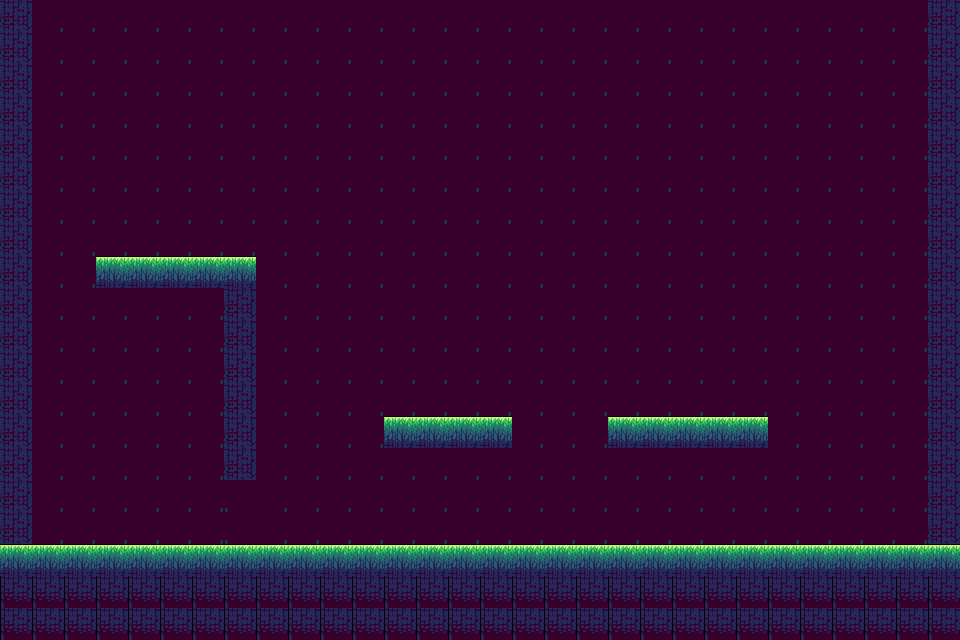

Tiled map render using the project's own tile images. Description and the whole map definition, tile-layer contents included, below:
An orthogonal 30x20 tile map with 32x32 px tiles, 2 tile layers (background, graphicGround) and 7 objects (g1, g2, g3, w1, w2, ...).

<map version="1.10" tiledversion="1.12.0" orientation="orthogonal" renderorder="right-down" width="30" height="20" tilewidth="32" tileheight="32" infinite="0" nextlayerid="5" nextobjectid="27">
 <tileset firstgid="1" source="TestWakuWaku.tsx" />
 <layer id="1" name="background" width="30" height="20">
  <data encoding="csv">
19,19,19,19,19,19,19,19,19,19,19,19,19,19,19,19,19,19,19,19,19,19,19,19,19,19,19,19,19,19,
19,19,19,19,19,19,19,19,19,19,19,19,19,19,19,19,19,19,19,19,19,19,19,19,19,19,19,19,19,19,
19,19,19,19,19,19,19,19,19,19,19,19,19,19,19,19,19,19,19,19,19,19,19,19,19,19,19,19,19,19,
19,19,19,19,19,19,19,19,19,19,19,19,19,19,19,19,19,19,19,19,19,19,19,19,19,19,19,19,19,19,
19,19,19,19,19,19,19,19,19,19,19,19,19,19,19,19,19,19,19,19,19,19,19,19,19,19,19,19,19,19,
19,19,19,19,19,19,19,19,19,19,19,19,19,19,19,19,19,19,19,19,19,19,19,19,19,19,19,19,19,19,
19,19,19,19,19,19,19,19,19,19,19,19,19,19,19,19,19,19,19,19,19,19,19,19,19,19,19,19,19,19,
19,19,19,19,19,19,19,19,19,19,19,19,19,19,19,19,19,19,19,19,19,19,19,19,19,19,19,19,19,19,
19,19,19,19,19,19,19,19,19,19,19,19,19,19,19,19,19,19,19,19,19,19,19,19,19,19,19,19,19,19,
19,19,19,19,19,19,19,19,19,19,19,19,19,19,19,19,19,19,19,19,19,19,19,19,19,19,19,19,19,19,
19,19,19,19,19,19,19,19,19,19,19,19,19,19,19,19,19,19,19,19,19,19,19,19,19,19,19,19,19,19,
19,19,19,19,19,19,19,19,19,19,19,19,19,19,19,19,19,19,19,19,19,19,19,19,19,19,19,19,19,19,
19,19,19,19,19,19,19,19,19,19,19,19,19,19,19,19,19,19,19,19,19,19,19,19,19,19,19,19,19,19,
19,19,19,19,19,19,19,19,19,19,19,19,19,19,19,19,19,19,19,19,19,19,19,19,19,19,19,19,19,19,
19,19,19,19,19,19,19,19,19,19,19,19,19,19,19,19,19,19,19,19,19,19,19,19,19,19,19,19,19,19,
19,19,19,19,19,19,19,19,19,19,19,19,19,19,19,19,19,19,19,19,19,19,19,19,19,19,19,19,19,19,
19,19,19,19,19,19,19,19,19,19,19,19,19,19,19,19,19,19,19,19,19,19,19,19,19,19,19,19,19,19,
19,19,19,19,19,19,19,19,19,19,19,19,19,19,19,19,19,19,19,19,19,19,19,19,19,19,19,19,19,19,
19,19,19,19,19,19,19,19,19,19,19,19,19,19,19,19,19,19,19,19,19,19,19,19,19,19,19,19,19,19,
19,19,19,19,19,19,19,19,19,19,19,19,19,19,19,19,19,19,19,19,19,19,19,19,19,19,19,19,19,19
</data>
 </layer>
 <layer id="2" name="graphicGround" width="30" height="20">
  <data encoding="csv">
24,0,0,0,0,0,0,0,0,0,0,0,0,0,0,0,0,0,0,0,0,0,0,0,0,0,0,0,0,24,
24,0,0,0,0,0,0,0,0,0,0,0,0,0,0,0,0,0,0,0,0,0,0,0,0,0,0,0,0,24,
24,0,0,0,0,0,0,0,0,0,0,0,0,0,0,0,0,0,0,0,0,0,0,0,0,0,0,0,0,24,
24,0,0,0,0,0,0,0,0,0,0,0,0,0,0,0,0,0,0,0,0,0,0,0,0,0,0,0,0,24,
24,0,0,0,0,0,0,0,0,0,0,0,0,0,0,0,0,0,0,0,0,0,0,0,0,0,0,0,0,24,
24,0,0,0,0,0,0,0,0,0,0,0,0,0,0,0,0,0,0,0,0,0,0,0,0,0,0,0,0,24,
24,0,0,0,0,0,0,0,0,0,0,0,0,0,0,0,0,0,0,0,0,0,0,0,0,0,0,0,0,24,
24,0,0,0,0,0,0,0,0,0,0,0,0,0,0,0,0,0,0,0,0,0,0,0,0,0,0,0,0,24,
24,0,0,2,2,2,2,2,0,0,0,0,0,0,0,0,0,0,0,0,0,0,0,0,0,0,0,0,0,24,
24,0,0,0,0,0,0,24,0,0,0,0,0,0,0,0,0,0,0,0,0,0,0,0,0,0,0,0,0,24,
24,0,0,0,0,0,0,24,0,0,0,0,0,0,0,0,0,0,0,0,0,0,0,0,0,0,0,0,0,24,
24,0,0,0,0,0,0,24,0,0,0,0,0,0,0,0,0,0,0,0,0,0,0,0,0,0,0,0,0,24,
24,0,0,0,0,0,0,24,0,0,0,0,0,0,0,0,0,0,0,0,0,0,0,0,0,0,0,0,0,24,
24,0,0,0,0,0,0,24,0,0,0,0,2,2,2,2,0,0,0,2,2,2,2,2,0,0,0,0,0,24,
24,0,0,0,0,0,0,24,0,0,0,0,0,0,0,0,0,0,0,0,0,0,0,0,0,0,0,0,0,24,
24,0,0,0,0,0,0,20,0,0,0,0,0,0,0,0,0,0,0,0,0,0,0,0,0,0,0,0,0,24,
24,0,0,0,0,0,0,20,0,0,0,0,0,0,0,0,0,0,0,0,0,0,0,0,0,0,0,0,0,24,
2,2,2,2,2,2,2,2,2,2,2,2,2,2,2,2,2,2,2,2,2,2,2,2,2,2,2,2,2,2,
63,63,63,63,63,63,63,63,63,63,63,63,63,63,63,63,63,63,63,63,63,63,63,63,63,63,63,63,63,63,
63,63,63,63,63,63,63,63,63,63,63,63,63,63,63,63,63,63,63,63,63,63,63,63,63,63,63,63,63,63
</data>
 </layer>
 <objectgroup id="3" name="groundColision">
  <object id="3" name="g1" x="384" y="416" width="128" height="32" />
  <object id="4" name="g2" x="608" y="416" width="160" height="32" />
  <object id="8" x="0" y="544" width="960" height="32" />
  <object id="13" name="g3" x="96" y="256" width="160" height="32" />
 </objectgroup>
 <objectgroup id="4" name="wallCollision">
  <object id="22" name="w1" x="0" y="0" width="32" height="544" />
  <object id="24" name="w2" x="928" y="0" width="32" height="544" />
  <object id="26" name="w3" x="224" y="256" width="32" height="224" />
 </objectgroup>
</map>
